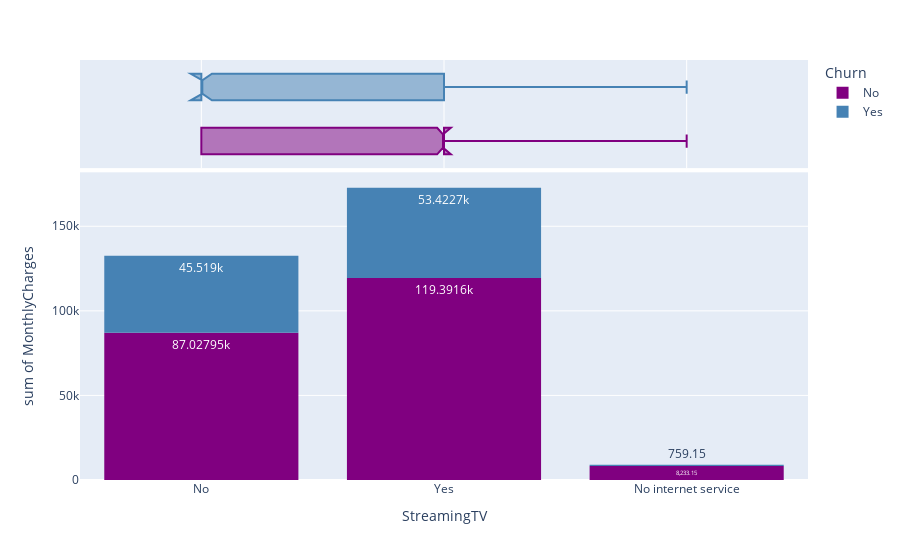
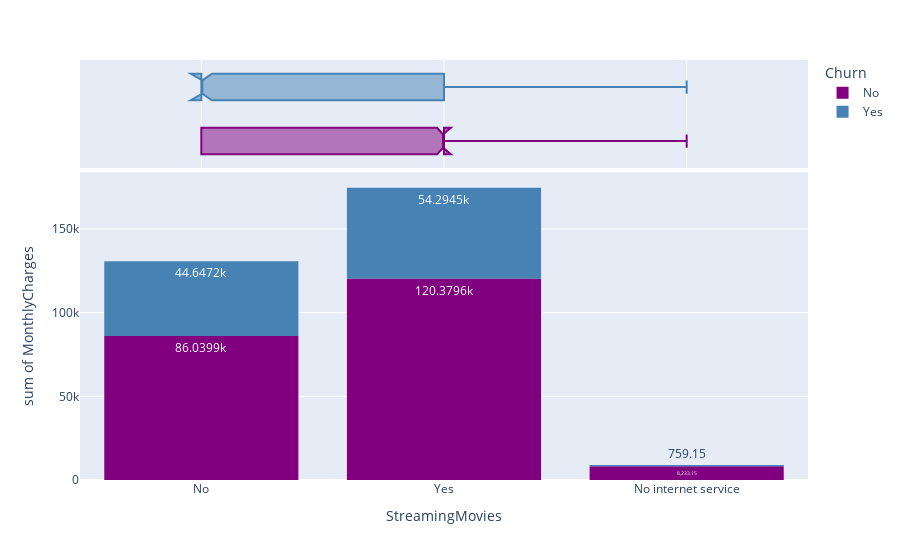

Source (notebook cell) for these figures, in order:
### Code cell
for column in subscription_rate:
    fig=px.histogram(df, x=df[column], y= "MonthlyCharges", text_auto=True,
                    color_discrete_sequence=["purple","steelblue"],marginal="box",
                     color="Churn")
    
    fig.show()

### Figure 1 — Plotly figure (JSON) as saved in the notebook; plotly's stock layout.template omitted (floating-point values rounded to 4 significant figures; data arrays with more than 128 entries replaced by an {"elided": "..."} marker saying what was removed)
{"data": [{"alignmentgroup": "True", "bingroup": "x", "histfunc": "sum", "hovertemplate": "Churn=No<br>StreamingTV=%{x}<br>sum of MonthlyCharges=%{y}<extra></extra>", "legendgroup": "No", "marker": {"color": "purple", "pattern": {"shape": ""}}, "name": "No", "offsetgroup": "No", "orientation": "v", "showlegend": true, "texttemplate": "%{value}", "type": "histogram", "x": {"elided": "3706 str values"}, "xaxis": "x", "y": {"elided": "3706 float values"}, "yaxis": "y"}, {"alignmentgroup": "True", "hovertemplate": "Churn=No<br>StreamingTV=%{x}<extra></extra>", "legendgroup": "No", "marker": {"color": "purple"}, "name": "No", "notched": true, "offsetgroup": "No", "showlegend": false, "type": "box", "x": {"elided": "3706 str values"}, "xaxis": "x2", "yaxis": "y2"}, {"alignmentgroup": "True", "bingroup": "x", "histfunc": "sum", "hovertemplate": "Churn=Yes<br>StreamingTV=%{x}<br>sum of MonthlyCharges=%{y}<extra></extra>", "legendgroup": "Yes", "marker": {"color": "steelblue", "pattern": {"shape": ""}}, "name": "Yes", "offsetgroup": "Yes", "orientation": "v", "showlegend": true, "texttemplate": "%{value}", "type": "histogram", "x": {"elided": "1336 str values"}, "xaxis": "x", "y": {"elided": "1336 float values"}, "yaxis": "y"}, {"alignmentgroup": "True", "hovertemplate": "Churn=Yes<br>StreamingTV=%{x}<extra></extra>", "legendgroup": "Yes", "marker": {"color": "steelblue"}, "name": "Yes", "notched": true, "offsetgroup": "Yes", "showlegend": false, "type": "box", "x": {"elided": "1336 str values"}, "xaxis": "x2", "yaxis": "y2"}], "layout": {"barmode": "relative", "legend": {"title": {"text": "Churn"}, "tracegroupgap": 0}, "margin": {"t": 60}, "xaxis": {"anchor": "y", "domain": [0, 1], "title": {"text": "StreamingTV"}}, "xaxis2": {"anchor": "y2", "domain": [0, 1], "matches": "x", "showgrid": true, "showticklabels": false}, "yaxis": {"anchor": "x", "domain": [0, 0.7326], "title": {"text": "sum of MonthlyCharges"}}, "yaxis2": {"anchor": "x2", "domain": [0.7426, 1], "matches": "y2", "showgrid": false, "showline": false, "showticklabels": false, "ticks": ""}}}

### Figure 2 — Plotly figure (JSON) as saved in the notebook; plotly's stock layout.template omitted (floating-point values rounded to 4 significant figures; data arrays with more than 128 entries replaced by an {"elided": "..."} marker saying what was removed)
{"data": [{"alignmentgroup": "True", "bingroup": "x", "histfunc": "sum", "hovertemplate": "Churn=No<br>StreamingMovies=%{x}<br>sum of MonthlyCharges=%{y}<extra></extra>", "legendgroup": "No", "marker": {"color": "purple", "pattern": {"shape": ""}}, "name": "No", "offsetgroup": "No", "orientation": "v", "showlegend": true, "texttemplate": "%{value}", "type": "histogram", "x": {"elided": "3706 str values"}, "xaxis": "x", "y": {"elided": "3706 float values"}, "yaxis": "y"}, {"alignmentgroup": "True", "hovertemplate": "Churn=No<br>StreamingMovies=%{x}<extra></extra>", "legendgroup": "No", "marker": {"color": "purple"}, "name": "No", "notched": true, "offsetgroup": "No", "showlegend": false, "type": "box", "x": {"elided": "3706 str values"}, "xaxis": "x2", "yaxis": "y2"}, {"alignmentgroup": "True", "bingroup": "x", "histfunc": "sum", "hovertemplate": "Churn=Yes<br>StreamingMovies=%{x}<br>sum of MonthlyCharges=%{y}<extra></extra>", "legendgroup": "Yes", "marker": {"color": "steelblue", "pattern": {"shape": ""}}, "name": "Yes", "offsetgroup": "Yes", "orientation": "v", "showlegend": true, "texttemplate": "%{value}", "type": "histogram", "x": {"elided": "1336 str values"}, "xaxis": "x", "y": {"elided": "1336 float values"}, "yaxis": "y"}, {"alignmentgroup": "True", "hovertemplate": "Churn=Yes<br>StreamingMovies=%{x}<extra></extra>", "legendgroup": "Yes", "marker": {"color": "steelblue"}, "name": "Yes", "notched": true, "offsetgroup": "Yes", "showlegend": false, "type": "box", "x": {"elided": "1336 str values"}, "xaxis": "x2", "yaxis": "y2"}], "layout": {"barmode": "relative", "legend": {"title": {"text": "Churn"}, "tracegroupgap": 0}, "margin": {"t": 60}, "xaxis": {"anchor": "y", "domain": [0, 1], "title": {"text": "StreamingMovies"}}, "xaxis2": {"anchor": "y2", "domain": [0, 1], "matches": "x", "showgrid": true, "showticklabels": false}, "yaxis": {"anchor": "x", "domain": [0, 0.7326], "title": {"text": "sum of MonthlyCharges"}}, "yaxis2": {"anchor": "x2", "domain": [0.7426, 1], "matches": "y2", "showgrid": false, "showline": false, "showticklabels": false, "ticks": ""}}}
